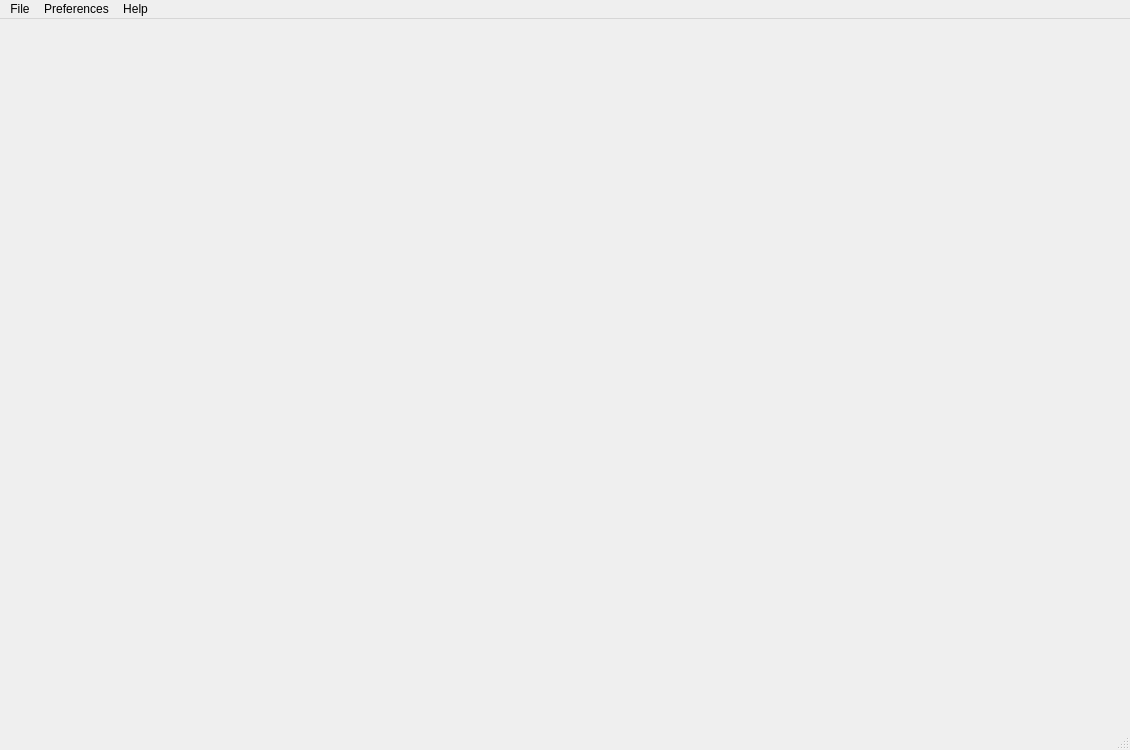
<?xml version="1.0" encoding="UTF-8"?>
<ui version="4.0">
 <class>MainWindow</class>
 <widget class="QMainWindow" name="MainWindow">
  <property name="geometry">
   <rect>
    <x>0</x>
    <y>0</y>
    <width>1130</width>
    <height>750</height>
   </rect>
  </property>
  <property name="minimumSize">
   <size>
    <width>800</width>
    <height>600</height>
   </size>
  </property>
  <property name="windowTitle">
   <string>MainWindow</string>
  </property>
  <widget class="QWidget" name="centralwidget">
   <layout class="QGridLayout" name="central_grid"/>
  </widget>
  <widget class="QMenuBar" name="menubar">
   <property name="geometry">
    <rect>
     <x>0</x>
     <y>0</y>
     <width>1130</width>
     <height>21</height>
    </rect>
   </property>
   <widget class="QMenu" name="menu_file">
    <property name="title">
     <string>File</string>
    </property>
    <addaction name="action_new"/>
    <addaction name="action_open"/>
    <addaction name="action_save"/>
    <addaction name="action_save_as"/>
   </widget>
   <widget class="QMenu" name="menu_preferences">
    <property name="title">
     <string>Preferences</string>
    </property>
    <widget class="QMenu" name="menu_theme">
     <property name="title">
      <string>Theme</string>
     </property>
    </widget>
    <widget class="QMenu" name="menu_font_size">
     <property name="title">
      <string>Font Size</string>
     </property>
    </widget>
    <addaction name="menu_theme"/>
    <addaction name="menu_font_size"/>
   </widget>
   <widget class="QMenu" name="menu_help">
    <property name="title">
     <string>Help</string>
    </property>
    <addaction name="action_user_guide"/>
    <addaction name="action_contact_support"/>
   </widget>
   <addaction name="menu_file"/>
   <addaction name="menu_preferences"/>
   <addaction name="menu_help"/>
  </widget>
  <widget class="QStatusBar" name="statusbar"/>
  <action name="action_new">
   <property name="text">
    <string>New...</string>
   </property>
   <property name="shortcut">
    <string>Ctrl+N</string>
   </property>
  </action>
  <action name="action_open">
   <property name="text">
    <string>Open...</string>
   </property>
   <property name="shortcut">
    <string>Ctrl+O</string>
   </property>
  </action>
  <action name="action_save">
   <property name="text">
    <string>Save</string>
   </property>
   <property name="shortcut">
    <string>Ctrl+S</string>
   </property>
  </action>
  <action name="action_save_as">
   <property name="text">
    <string>Save As...</string>
   </property>
   <property name="shortcut">
    <string>Ctrl+Shift+S</string>
   </property>
  </action>
  <action name="actionAbout_OptiCORD">
   <property name="text">
    <string>About OptiCORD</string>
   </property>
  </action>
  <action name="action_user_guide">
   <property name="text">
    <string>User Guide</string>
   </property>
  </action>
  <action name="action_contact_support">
   <property name="text">
    <string>Contact Support...</string>
   </property>
  </action>
  <action name="actiong">
   <property name="text">
    <string>g</string>
   </property>
  </action>
  <action name="action_small">
   <property name="checkable">
    <bool>true</bool>
   </property>
   <property name="text">
    <string>Small</string>
   </property>
  </action>
  <action name="action_medium">
   <property name="checkable">
    <bool>true</bool>
   </property>
   <property name="text">
    <string>Medium</string>
   </property>
  </action>
  <action name="action_large">
   <property name="checkable">
    <bool>true</bool>
   </property>
   <property name="text">
    <string>Large</string>
   </property>
  </action>
 </widget>
 <resources/>
 <connections/>
</ui>
